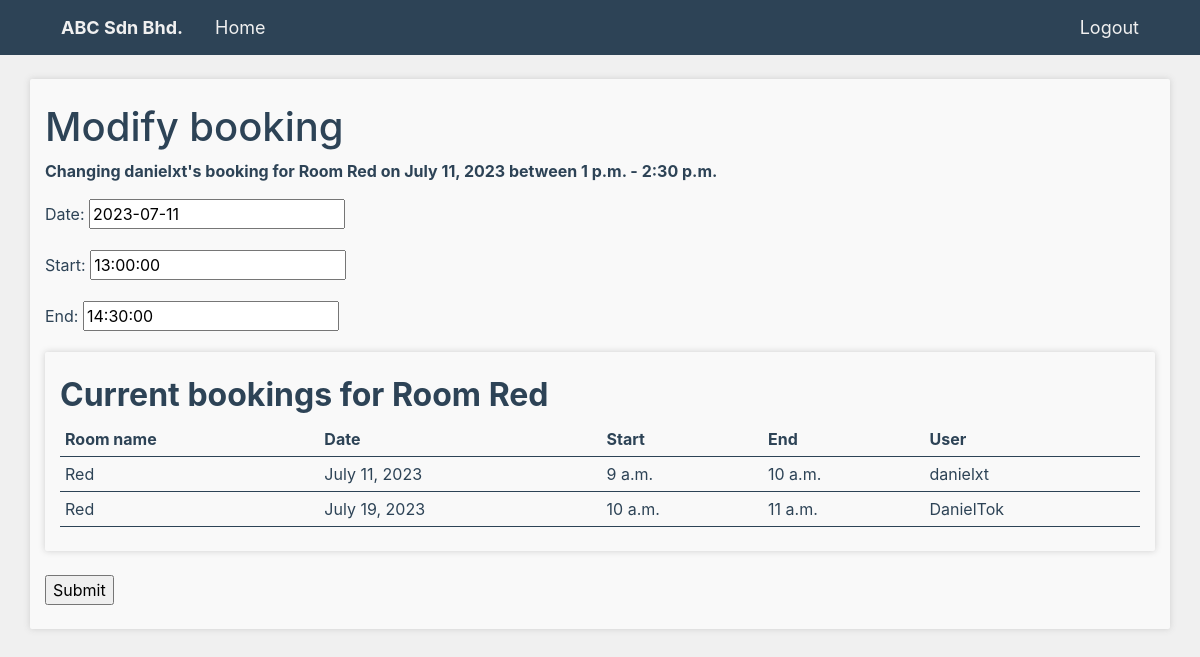
Page /bookingManagement/modifyBooking/84 (signed in) on the committed database.
### booking/models.py (models this page shows, shortened)
class RoomBooking(models.Model):
    roomName = models.ForeignKey('rooms.Room', on_delete=models.CASCADE)
    userName = models.ForeignKey(User, on_delete=models.CASCADE, default="", name="userName")
    date = models.DateField()
    start = models.TimeField()
    end = models.TimeField()
    class Meta:
        constraints = [
            models.CheckConstraint(check=Q(start__lte=F('end')), name='start_before_end')
        ]

### rooms/models.py (models this page shows)
class Room(models.Model):
    roomName = models.CharField(max_length=50, unique=True)
    capacity = models.IntegerField(default=0)
    createdAt = models.DateTimeField(auto_now_add=True)
    def __str__(self):
        return self.roomName

### booking/views.py (the view)
# urls.py: path('/modifyBooking/<int:id>', modifyBookingView, name='modifyBooking'),
def modifyBookingView(request,id):
    booking = RoomBooking.objects.get(id=id)
    bookingsForRoom = RoomBooking.objects.filter(roomName=booking.roomName).exclude(id=id).order_by("date", "start")
    data = {
        'roomName' : booking.roomName,
        'userName' : booking.userName,
        'date' : booking.date,
        'start' : booking.start,
        'end' : booking.end,
        'bookingsForRoom' : bookingsForRoom,
        'bookingsForRoomCount' : len(bookingsForRoom)
    }
    form = BookingModifyForm(initial=data)
    return render(request, 'modifyBooking.html', {'form' : form, 'booking': booking, 'bookingsForRoom': bookingsForRoom})

### booking/forms.py
class BookingModifyForm(forms.ModelForm):
    class Meta:
        model = RoomBooking
        fields = ["date", "start", "end"]
        widgets = {
            'date' : DateWidget(usel10n=True),
            'start' : TimeWidget(),
            'end' : TimeWidget()
        }

### templates/modifyBooking.html (shortened to what this page needs)
{% extends 'base.html' %}
{% block content %}
{% if user.is_staff %}
<br>
    <div class="container py-4 boxColor boxShadow">
    <h1>Modify booking </h1>
        <p><b>Changing {{booking.userName}}'s booking for Room {{booking.roomName}} on {{booking.date}} between {{booking.start}} - {{booking.end}}</b></p>
        <form action="modifyBookingRecord/{{booking.id}}" method="post">
            {{form.as_p}}
        <div class="container py-4 boxColor boxShadow">
            <h2><b>Current bookings for Room {{booking.roomName}}</b></h2>
            <table class="dataTable">
                <tr>
                    <th>Room name</th>
                    <th>Date</th>
                    <th>Start</th>
                    <th>End</th>
                    <th>User</th>
                </tr>
                {% for bookedRoom in bookingsForRoom %}
                    <tr>
                        <td>{{bookedRoom.roomName}}</td>
                        <td>{{bookedRoom.date}}</td>
                        <td>{{bookedRoom.start}}</td>
                        <td>{{bookedRoom.end}}</td>
                        <td>{{bookedRoom.userName}}</td>
                    </tr>
                {% endfor %}
            </table>
        </div>
        <br>
        <input type="submit" value="Submit">
    </form>
    </div>
{% else %}
<br>
<div class="container py-4 boxColor boxShadow">
    <p>You are not logged in.</p>
    <button><a href="{% url 'login' %}">Log In</a></button>
</div>
{% endif %}
{% endblock %}

### templates/base.html (style rules this page uses)
:root { --orange:#FF8551; --white:#f9f9f9; --offWhite:#f0f0f0; --buttonColor:var(--grey); --grey:#2D4356; --success:#7FFFD4; --fail:#ff7b95; }
body { background-color:var(--offWhite); color:var(--grey) }
.boxShadow { filter: drop-shadow(0px 0px 3px #cecece); border-radius:2px; }
.boxColor { background-color:var(--white); }
.dataTable { width:100%; }
.dataTable td,th { padding:5px; }
.dataTable td { border-top:1px solid var(--grey); border-bottom:1px solid var(--grey); }

### rows in the picture
RoomBooking: userName "danielxt", roomName "Red", date "July 11, 2023", start "1 p.m.", end "2:30 p.m."
RoomBooking: roomName "Red", date "July 11, 2023", start "9 a.m.", end "10 a.m.", userName "danielxt"
RoomBooking: roomName "Red", date "July 19, 2023", start "10 a.m.", end "11 a.m.", userName "DanielTok"
